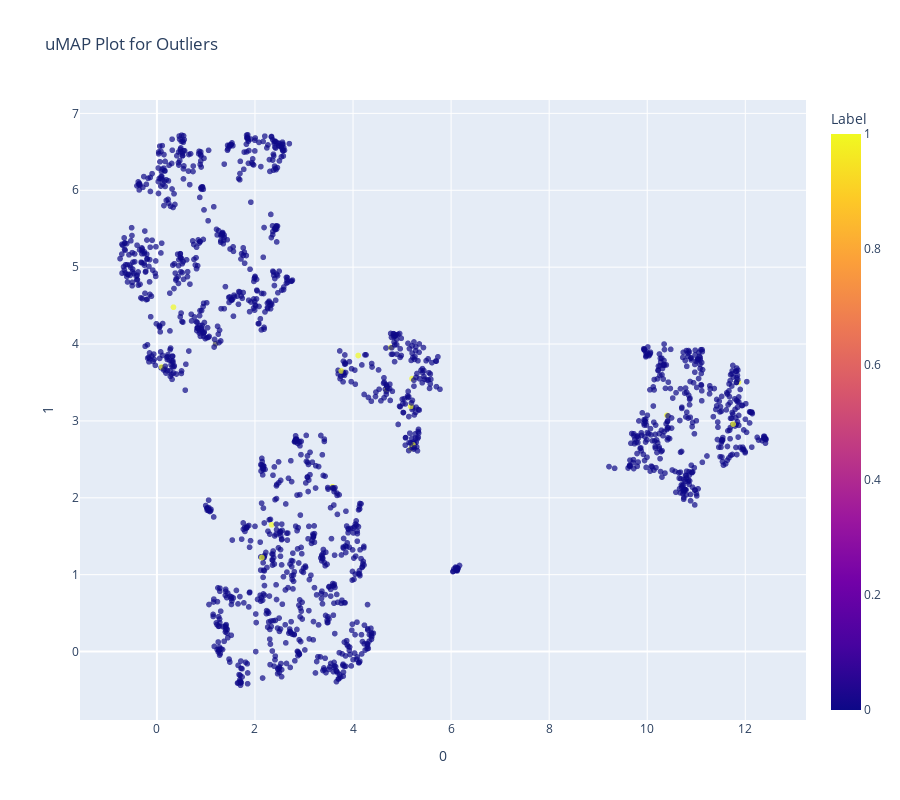

Notebook cell for this chart:
### Code cell
plot_model(knn,plot = 'umap')

### Figure 1 — Plotly figure (JSON) as saved in the notebook; plotly's stock layout.template omitted (floating-point values rounded to 4 significant figures; data arrays with more than 128 entries replaced by an {"elided": "..."} marker saying what was removed)
{"data": [{"customdata": {"elided": "1622x1 str values"}, "hovertemplate": "0=%{x}<br>1=%{y}<br>Feature=%{customdata[0]}<br>Label=%{marker.color}<extra></extra>", "legendgroup": "", "marker": {"color": {"elided": "1622 int values"}, "coloraxis": "coloraxis", "opacity": 0.7, "symbol": "circle"}, "mode": "markers", "name": "", "showlegend": false, "type": "scattergl", "x": {"elided": "1622 float values"}, "xaxis": "x", "y": {"elided": "1622 float values"}, "yaxis": "y"}], "layout": {"coloraxis": {"colorbar": {"title": {"text": "Label"}}, "colorscale": [[0, "#0d0887"], [0.1111, "#46039f"], [0.2222, "#7201a8"], [0.3333, "#9c179e"], [0.4444, "#bd3786"], [0.5556, "#d8576b"], [0.6667, "#ed7953"], [0.7778, "#fb9f3a"], [0.8889, "#fdca26"], [1, "#f0f921"]]}, "height": 800, "legend": {"tracegroupgap": 0}, "title": {"text": "uMAP Plot for Outliers"}, "width": 900, "xaxis": {"anchor": "y", "domain": [0, 1], "title": {"text": "0"}}, "yaxis": {"anchor": "x", "domain": [0, 1], "title": {"text": "1"}}}}
